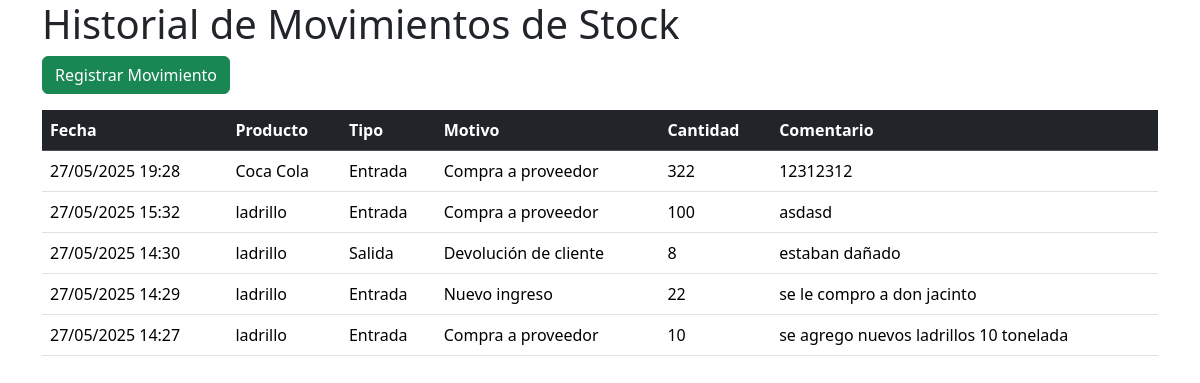
Page /stock/listar/ on the committed database.
### stock/models.py (models this page shows, shortened)
class StockMovimiento(models.Model):
    MOVIMIENTO_CHOICES = [
        ('entrada', 'Entrada'),
        ('salida', 'Salida'),
    ]
    MOTIVO_CHOICES = [
        ('compra_proveedor', 'Compra a proveedor'),
        ('devolucion', 'Devolución de cliente'),
        ('nuevo_ingreso', 'Nuevo ingreso'),
        ('venta', 'Venta'),
        ('producto_dañado', 'Producto dañado'),
        ('robo', 'Robo'),
        ('retiro', 'Retiro de inventario'),
    ]
    producto = models.ForeignKey(Producto, on_delete=models.CASCADE)
    tipo_movimiento = models.CharField(max_length=10, choices=MOVIMIENTO_CHOICES)
    motivo = models.CharField(max_length=20, choices=MOTIVO_CHOICES)
    cantidad = models.PositiveIntegerField()
    fecha = models.DateTimeField(default=now)
    comentario = models.TextField(blank=True, null=True)

### productos/models.py (models this page shows, shortened)
class Producto(models.Model):
    nombre = models.CharField(max_length=255, unique=True)
    categoria = models.ForeignKey('Categoria', on_delete=models.SET_NULL, null=True)
    proveedores = models.ManyToManyField('Proveedor')
    precio = models.DecimalField(max_digits=10, decimal_places=2)
    stock = models.PositiveIntegerField(default=0)  # 🔹 Nuevo campo

### stock/views.py (the view)
# urls.py: path('listar/', ListarStock.as_view(), name='listar_stock'),
class ListarStock(View):
    def get(self, request):
        movimientos = StockMovimiento.objects.all().order_by('-fecha')
        return render(request, 'listar_stock.html', {"movimientos": movimientos})

### stock/templates/listar_stock.html (shortened to what this page needs)
{% extends 'base.html' %}
{% block content %}
<div class="container">
    <h1>Historial de Movimientos de Stock</h1>
    <a href="{% url 'registrar_movimiento_stock' %}" class="btn btn-success mb-3">Registrar Movimiento</a>
    <table class="table">
        <thead class="table-dark">
            <tr>
                <th>Fecha</th>
                <th>Producto</th>
                <th>Tipo</th>
                <th>Motivo</th>
                <th>Cantidad</th>
                <th>Comentario</th>
            </tr>
        </thead>
        <tbody>
            {% for movimiento in movimientos %}
            <tr>
                <td>{{ movimiento.fecha|date:"d/m/Y H:i" }}</td>
                <td>{{ movimiento.producto.nombre }}</td>
                <td>{{ movimiento.tipo_movimiento|capfirst }}</td>
                <td>{{ movimiento.get_motivo_display }}</td>
                <td>{{ movimiento.cantidad }}</td>
                <td>{{ movimiento.comentario|default:"-" }}</td>
            </tr>
            {% endfor %}
        </tbody>
    </table>
</div>
{% endblock %}

### rows in the picture
StockMovimiento: fecha "27/05/2025 19:28", producto.nombre "Coca Cola", tipo_movimiento "Entrada", motivo "Compra a proveedor", cantidad "322", comentario "12312312"
StockMovimiento: fecha "27/05/2025 15:32", producto.nombre "ladrillo", tipo_movimiento "Entrada", motivo "Compra a proveedor", cantidad "100", comentario "asdasd"
StockMovimiento: fecha "27/05/2025 14:30", producto.nombre "ladrillo", tipo_movimiento "Salida", motivo "Devolución de cliente", cantidad "8", comentario "estaban dañado"
StockMovimiento: fecha "27/05/2025 14:29", producto.nombre "ladrillo", tipo_movimiento "Entrada", motivo "Nuevo ingreso", cantidad "22", comentario "se le compro a don jacinto"
StockMovimiento: fecha "27/05/2025 14:27", producto.nombre "ladrillo", tipo_movimiento "Entrada", motivo "Compra a proveedor", cantidad "10", comentario "se agrego nuevos ladrillos 10 tonelada"
